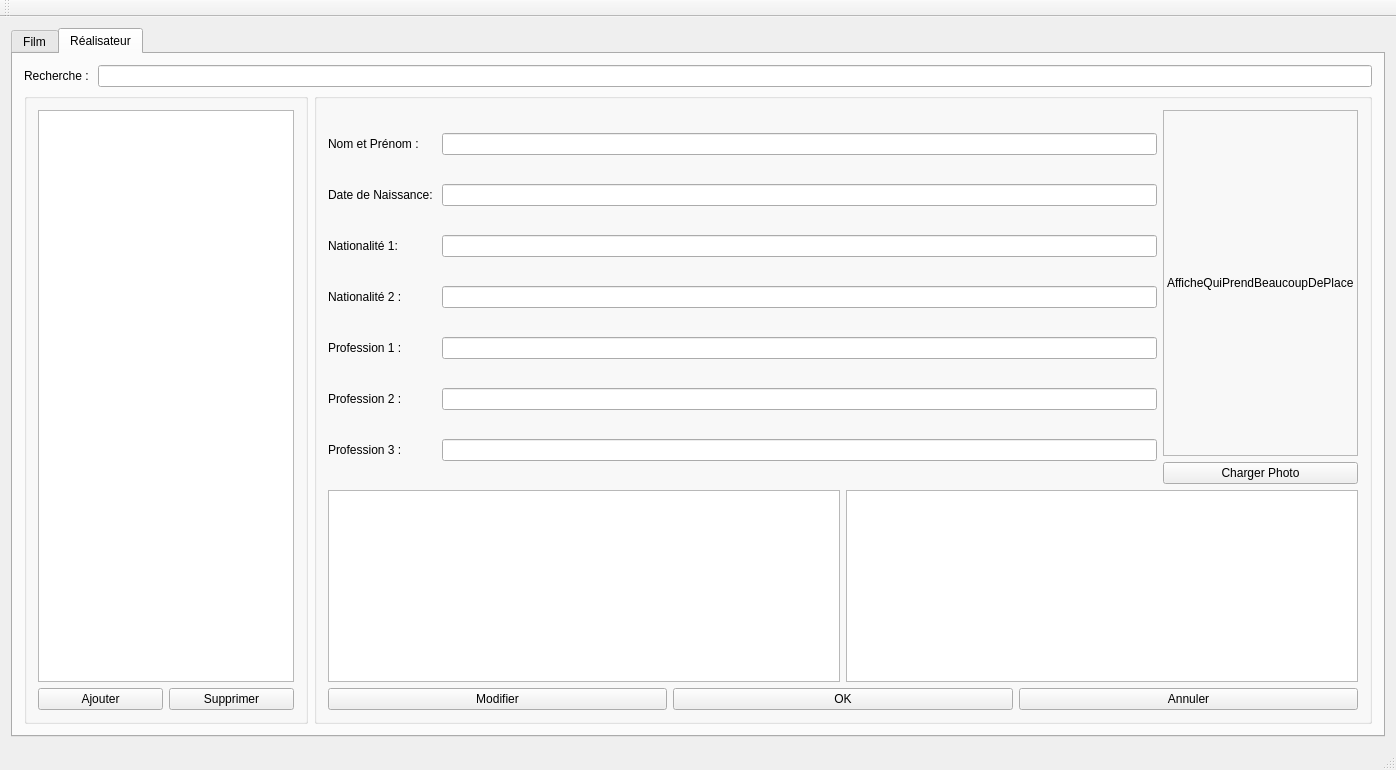
<?xml version="1.0" encoding="UTF-8"?>
<ui version="4.0">
 <class>MainWindow</class>
 <widget class="QMainWindow" name="MainWindow">
  <property name="geometry">
   <rect>
    <x>0</x>
    <y>0</y>
    <width>1396</width>
    <height>770</height>
   </rect>
  </property>
  <property name="windowTitle">
   <string>MainWindow</string>
  </property>
  <widget class="QWidget" name="centralWidget">
   <layout class="QGridLayout" name="gridLayout_6">
    <item row="0" column="0">
     <widget class="QTabWidget" name="tbwSelectType">
      <property name="currentIndex">
       <number>1</number>
      </property>
      <widget class="QWidget" name="Film">
       <attribute name="title">
        <string>Film</string>
       </attribute>
       <layout class="QGridLayout" name="gridLayout_5">
        <item row="0" column="0" colspan="2">
         <layout class="QHBoxLayout" name="horizontalLayout_3">
          <item>
           <widget class="QComboBox" name="cbGenreFilm">
            <item>
             <property name="text">
              <string>Genre</string>
             </property>
            </item>
            <item>
             <property name="text">
              <string>Comédies</string>
             </property>
            </item>
            <item>
             <property name="text">
              <string>Fantastique</string>
             </property>
            </item>
            <item>
             <property name="text">
              <string>Drames</string>
             </property>
            </item>
            <item>
             <property name="text">
              <string>Science-Fiction</string>
             </property>
            </item>
            <item>
             <property name="text">
              <string>Historique</string>
             </property>
            </item>
            <item>
             <property name="text">
              <string>Documentaires</string>
             </property>
            </item>
            <item>
             <property name="text">
              <string>Stand-up</string>
             </property>
            </item>
           </widget>
          </item>
          <item>
           <widget class="QLabel" name="lbRechercheFilm">
            <property name="text">
             <string>Recherche : </string>
            </property>
           </widget>
          </item>
          <item>
           <widget class="QLineEdit" name="leRechercheFilm"/>
          </item>
         </layout>
        </item>
        <item row="1" column="0">
         <widget class="QGroupBox" name="gbListe">
          <property name="title">
           <string/>
          </property>
          <layout class="QGridLayout" name="gridLayout_3">
           <item row="0" column="0" colspan="2">
            <widget class="QListView" name="lvListeRechercheFilm"/>
           </item>
           <item row="1" column="0">
            <widget class="QPushButton" name="pbAjouterFilm">
             <property name="text">
              <string>Ajouter</string>
             </property>
            </widget>
           </item>
           <item row="1" column="1">
            <widget class="QPushButton" name="pbSupprimerFilm">
             <property name="text">
              <string>Supprimer</string>
             </property>
            </widget>
           </item>
          </layout>
         </widget>
        </item>
        <item row="1" column="1">
         <widget class="QGroupBox" name="groupBox">
          <property name="title">
           <string/>
          </property>
          <layout class="QGridLayout" name="gridLayout_4">
           <item row="0" column="2" rowspan="8">
            <widget class="QLabel" name="lbAfficheFilm">
             <property name="minimumSize">
              <size>
               <width>251</width>
               <height>371</height>
              </size>
             </property>
             <property name="frameShape">
              <enum>QFrame::StyledPanel</enum>
             </property>
             <property name="lineWidth">
              <number>11</number>
             </property>
             <property name="text">
              <string>AfficheQuiPrendBeaucoupDePlace</string>
             </property>
            </widget>
           </item>
           <item row="4" column="0">
            <widget class="QLabel" name="lbVO_2">
             <property name="text">
              <string>VO :</string>
             </property>
            </widget>
           </item>
           <item row="2" column="0">
            <widget class="QLabel" name="lbGenre_2">
             <property name="text">
              <string>Genre :</string>
             </property>
            </widget>
           </item>
           <item row="1" column="0">
            <widget class="QLabel" name="lbAnnee_2">
             <property name="text">
              <string>Année :</string>
             </property>
            </widget>
           </item>
           <item row="8" column="0" colspan="2">
            <layout class="QHBoxLayout" name="horizontalLayout_4">
             <item>
              <widget class="QPushButton" name="pbModifierFilm">
               <property name="text">
                <string>Modifier</string>
               </property>
              </widget>
             </item>
             <item>
              <widget class="QPushButton" name="pbModifOKFilm">
               <property name="text">
                <string>OK</string>
               </property>
              </widget>
             </item>
             <item>
              <widget class="QPushButton" name="pbModifAnnulerFilm">
               <property name="text">
                <string>Annuler</string>
               </property>
              </widget>
             </item>
            </layout>
           </item>
           <item row="2" column="1">
            <widget class="QLineEdit" name="leGenreFilm"/>
           </item>
           <item row="4" column="1">
            <widget class="QLineEdit" name="leVOFilm"/>
           </item>
           <item row="3" column="1">
            <widget class="QLineEdit" name="leDureeFilm"/>
           </item>
           <item row="7" column="0" colspan="2">
            <widget class="QTextEdit" name="teInfoFilm"/>
           </item>
           <item row="0" column="0">
            <widget class="QLabel" name="lbTitre_2">
             <property name="text">
              <string>Titre : </string>
             </property>
            </widget>
           </item>
           <item row="0" column="1">
            <widget class="QLineEdit" name="leTitreFilm"/>
           </item>
           <item row="1" column="1">
            <widget class="QLineEdit" name="leAnneeFilm"/>
           </item>
           <item row="5" column="0" colspan="2">
            <widget class="QPushButton" name="pbInfoFilm">
             <property name="text">
              <string>Plus d'infos...</string>
             </property>
            </widget>
           </item>
           <item row="3" column="0">
            <widget class="QLabel" name="lbDuree_2">
             <property name="text">
              <string>Durée :</string>
             </property>
            </widget>
           </item>
           <item row="6" column="0" colspan="2">
            <widget class="QPushButton" name="pbMasquerFilm">
             <property name="text">
              <string>Masquer</string>
             </property>
            </widget>
           </item>
           <item row="8" column="2">
            <widget class="QPushButton" name="load_picFilm">
             <property name="text">
              <string>Charger Photo</string>
             </property>
            </widget>
           </item>
          </layout>
         </widget>
        </item>
       </layout>
      </widget>
      <widget class="QWidget" name="Realisateur">
       <attribute name="title">
        <string>Réalisateur</string>
       </attribute>
       <layout class="QGridLayout" name="gridLayout_9">
        <item row="0" column="0" colspan="2">
         <layout class="QHBoxLayout" name="horizontalLayout_5">
          <item>
           <widget class="QLabel" name="lbRecherche_3">
            <property name="text">
             <string>Recherche : </string>
            </property>
           </widget>
          </item>
          <item>
           <widget class="QLineEdit" name="leRechercheStaff"/>
          </item>
         </layout>
        </item>
        <item row="1" column="0">
         <widget class="QGroupBox" name="gbListe_2">
          <property name="title">
           <string/>
          </property>
          <layout class="QGridLayout" name="gridLayout_7">
           <item row="1" column="0">
            <widget class="QPushButton" name="pbAjouterStaff">
             <property name="text">
              <string>Ajouter</string>
             </property>
            </widget>
           </item>
           <item row="1" column="1">
            <widget class="QPushButton" name="pbSupprimerStaff">
             <property name="text">
              <string>Supprimer</string>
             </property>
            </widget>
           </item>
           <item row="0" column="0" colspan="2">
            <widget class="QListView" name="lvListeRechercheStaff"/>
           </item>
          </layout>
         </widget>
        </item>
        <item row="1" column="1">
         <widget class="QGroupBox" name="groupBox_2">
          <property name="title">
           <string/>
          </property>
          <layout class="QGridLayout" name="gridLayout_8">
           <item row="3" column="0" colspan="2">
            <layout class="QHBoxLayout" name="horizontalLayout_6">
             <item>
              <widget class="QPushButton" name="pbModifierStaff">
               <property name="text">
                <string>Modifier</string>
               </property>
              </widget>
             </item>
             <item>
              <widget class="QPushButton" name="pbModifOKStaff">
               <property name="text">
                <string>OK</string>
               </property>
              </widget>
             </item>
             <item>
              <widget class="QPushButton" name="pbModifAnnulerStaff">
               <property name="text">
                <string>Annuler</string>
               </property>
              </widget>
             </item>
            </layout>
           </item>
           <item row="2" column="0" colspan="2">
            <layout class="QHBoxLayout" name="horizontalLayout_7">
             <item>
              <widget class="QTextEdit" name="teBio">
               <property name="sizePolicy">
                <sizepolicy hsizetype="Minimum" vsizetype="Minimum">
                 <horstretch>0</horstretch>
                 <verstretch>0</verstretch>
                </sizepolicy>
               </property>
               <property name="minimumSize">
                <size>
                 <width>256</width>
                 <height>192</height>
                </size>
               </property>
              </widget>
             </item>
             <item>
              <widget class="QTableView" name="tvFilmo">
               <property name="sizePolicy">
                <sizepolicy hsizetype="Minimum" vsizetype="Minimum">
                 <horstretch>0</horstretch>
                 <verstretch>0</verstretch>
                </sizepolicy>
               </property>
               <property name="minimumSize">
                <size>
                 <width>256</width>
                 <height>192</height>
                </size>
               </property>
              </widget>
             </item>
            </layout>
           </item>
           <item row="0" column="1" rowspan="2">
            <layout class="QVBoxLayout" name="verticalLayout_3">
             <item>
              <widget class="QLabel" name="lbAffiche_3">
               <property name="sizePolicy">
                <sizepolicy hsizetype="Preferred" vsizetype="Preferred">
                 <horstretch>0</horstretch>
                 <verstretch>0</verstretch>
                </sizepolicy>
               </property>
               <property name="minimumSize">
                <size>
                 <width>150</width>
                 <height>250</height>
                </size>
               </property>
               <property name="frameShape">
                <enum>QFrame::StyledPanel</enum>
               </property>
               <property name="lineWidth">
                <number>11</number>
               </property>
               <property name="text">
                <string>AfficheQuiPrendBeaucoupDePlace</string>
               </property>
              </widget>
             </item>
             <item>
              <widget class="QPushButton" name="load_pic_3">
               <property name="text">
                <string>Charger Photo</string>
               </property>
              </widget>
             </item>
            </layout>
           </item>
           <item row="0" column="0" rowspan="2">
            <layout class="QGridLayout" name="gridLayout">
             <item row="0" column="0">
              <widget class="QLabel" name="lbNomStaff">
               <property name="text">
                <string>Nom et Prénom :</string>
               </property>
              </widget>
             </item>
             <item row="0" column="1">
              <widget class="QLineEdit" name="leNomPrenom"/>
             </item>
             <item row="1" column="0">
              <widget class="QLabel" name="lbBirthday">
               <property name="text">
                <string>Date de Naissance: </string>
               </property>
              </widget>
             </item>
             <item row="1" column="1">
              <widget class="QLineEdit" name="leDateNaissance">
               <property name="clearButtonEnabled">
                <bool>false</bool>
               </property>
              </widget>
             </item>
             <item row="2" column="0">
              <widget class="QLabel" name="lbNationalite">
               <property name="text">
                <string>Nationalité 1: </string>
               </property>
              </widget>
             </item>
             <item row="2" column="1">
              <widget class="QLineEdit" name="leNationalite"/>
             </item>
             <item row="3" column="0">
              <widget class="QLabel" name="lbVO_3">
               <property name="text">
                <string>Nationalité 2 :</string>
               </property>
              </widget>
             </item>
             <item row="3" column="1">
              <widget class="QLineEdit" name="leNationaliteB"/>
             </item>
             <item row="4" column="0">
              <widget class="QLabel" name="label">
               <property name="text">
                <string>Profession 1 : </string>
               </property>
              </widget>
             </item>
             <item row="4" column="1">
              <widget class="QLineEdit" name="leProfessionA"/>
             </item>
             <item row="5" column="0">
              <widget class="QLabel" name="label_2">
               <property name="text">
                <string>Profession 2 :</string>
               </property>
              </widget>
             </item>
             <item row="5" column="1">
              <widget class="QLineEdit" name="leProfessionB"/>
             </item>
             <item row="6" column="0">
              <widget class="QLabel" name="label_3">
               <property name="text">
                <string>Profession 3 :</string>
               </property>
              </widget>
             </item>
             <item row="6" column="1">
              <widget class="QLineEdit" name="leProfessionC"/>
             </item>
            </layout>
           </item>
          </layout>
         </widget>
        </item>
       </layout>
      </widget>
     </widget>
    </item>
   </layout>
  </widget>
  <widget class="QMenuBar" name="menuBar">
   <property name="geometry">
    <rect>
     <x>0</x>
     <y>0</y>
     <width>1396</width>
     <height>26</height>
    </rect>
   </property>
  </widget>
  <widget class="QToolBar" name="mainToolBar">
   <attribute name="toolBarArea">
    <enum>TopToolBarArea</enum>
   </attribute>
   <attribute name="toolBarBreak">
    <bool>false</bool>
   </attribute>
  </widget>
  <widget class="QStatusBar" name="statusBar"/>
 </widget>
 <layoutdefault spacing="6" margin="11"/>
 <resources/>
 <connections/>
</ui>
